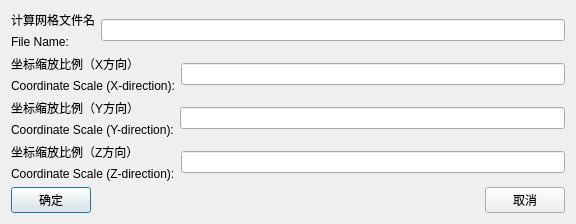
<?xml version="1.0" encoding="UTF-8"?>
<ui version="4.0">
 <class>QtArteryTechMeshSetup</class>
 <widget class="QDialog" name="QtArteryTechMeshSetup">
  <property name="geometry">
   <rect>
    <x>0</x>
    <y>0</y>
    <width>576</width>
    <height>205</height>
   </rect>
  </property>
  <property name="windowTitle">
   <string>QtArteryTechMeshSetup</string>
  </property>
  <layout class="QVBoxLayout" name="verticalLayout_6">
   <item>
    <layout class="QVBoxLayout" name="verticalLayout_5">
     <item>
      <layout class="QHBoxLayout" name="horizontalLayout">
       <item>
        <layout class="QVBoxLayout" name="verticalLayout">
         <item>
          <widget class="QLabel" name="label">
           <property name="text">
            <string>计算网格文件名</string>
           </property>
          </widget>
         </item>
         <item>
          <widget class="QLabel" name="FileNameLabel">
           <property name="text">
            <string>File Name:</string>
           </property>
          </widget>
         </item>
        </layout>
       </item>
       <item>
        <widget class="QLineEdit" name="FileNameLineEdit"/>
       </item>
      </layout>
     </item>
     <item>
      <layout class="QHBoxLayout" name="horizontalLayout_2">
       <item>
        <layout class="QVBoxLayout" name="verticalLayout_2">
         <item>
          <widget class="QLabel" name="label_2">
           <property name="text">
            <string>坐标缩放比例（X方向）</string>
           </property>
          </widget>
         </item>
         <item>
          <widget class="QLabel" name="CoordinateScaleXDirectionLabel">
           <property name="text">
            <string>Coordinate Scale (X-direction):</string>
           </property>
          </widget>
         </item>
        </layout>
       </item>
       <item>
        <widget class="QLineEdit" name="CoordinateScaleXDirectionLineEdit"/>
       </item>
      </layout>
     </item>
     <item>
      <layout class="QHBoxLayout" name="horizontalLayout_3">
       <item>
        <layout class="QVBoxLayout" name="verticalLayout_3">
         <item>
          <widget class="QLabel" name="label_3">
           <property name="text">
            <string>坐标缩放比例（Y方向）</string>
           </property>
          </widget>
         </item>
         <item>
          <widget class="QLabel" name="CoordinateScaleYDirectionLabel">
           <property name="text">
            <string>Coordinate Scale (Y-direction):</string>
           </property>
          </widget>
         </item>
        </layout>
       </item>
       <item>
        <widget class="QLineEdit" name="CoordinateScaleYDirectionLineEdit"/>
       </item>
      </layout>
     </item>
     <item>
      <layout class="QHBoxLayout" name="horizontalLayout_4">
       <item>
        <layout class="QVBoxLayout" name="verticalLayout_4">
         <item>
          <widget class="QLabel" name="label_4">
           <property name="text">
            <string>坐标缩放比例（Z方向）</string>
           </property>
          </widget>
         </item>
         <item>
          <widget class="QLabel" name="CoordinateScaleZDirectionLabel">
           <property name="text">
            <string>Coordinate Scale (Z-direction):</string>
           </property>
          </widget>
         </item>
        </layout>
       </item>
       <item>
        <widget class="QLineEdit" name="CoordinateScaleZDirectionLineEdit"/>
       </item>
      </layout>
     </item>
     <item>
      <layout class="QHBoxLayout" name="horizontalLayout_5">
       <item>
        <widget class="QPushButton" name="OkPushButton">
         <property name="text">
          <string>确定</string>
         </property>
        </widget>
       </item>
       <item>
        <spacer name="horizontalSpacer">
         <property name="orientation">
          <enum>Qt::Horizontal</enum>
         </property>
         <property name="sizeHint" stdset="0">
          <size>
           <width>40</width>
           <height>20</height>
          </size>
         </property>
        </spacer>
       </item>
       <item>
        <widget class="QPushButton" name="CancelPushButton">
         <property name="text">
          <string>取消</string>
         </property>
        </widget>
       </item>
      </layout>
     </item>
    </layout>
   </item>
  </layout>
  <zorder>label</zorder>
  <zorder>label_2</zorder>
  <zorder>label_3</zorder>
  <zorder>CoordinateScaleZDirectionLabel</zorder>
  <zorder>label_4</zorder>
 </widget>
 <layoutdefault spacing="6" margin="11"/>
 <resources/>
 <connections/>
</ui>
